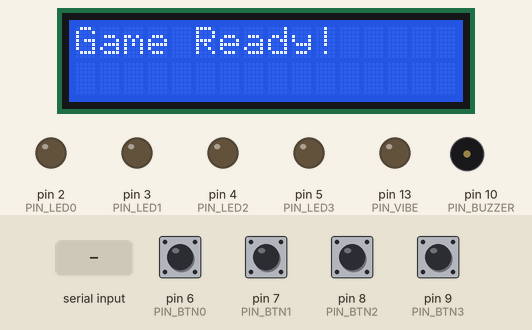
Bench run of a sketch on a simulated Arduino Uno, built with avr-gcc and run on an emulated ATmega328P. On the bench: 16×2 character LCD, output pins drawn as LEDs (lit = HIGH), buzzer (waves = sounding). Inputs (shaded band) come from the test bench; at power-on: pin 6 (PIN_BTN0), pin 7 (PIN_BTN1), pin 8 (PIN_BTN2), pin 9 (PIN_BTN3) HIGH. What the sketch prints to the serial monitor is not drawn.

Above: at 2.1 s.
2.2 s: pin 6 (PIN_BTN0) pulled LOW for 0.15 s
At 2.9 s:
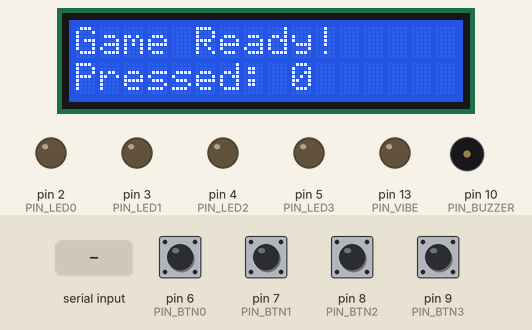
3.9 s: "O90\n" received over the second serial link
At 5.3 s:
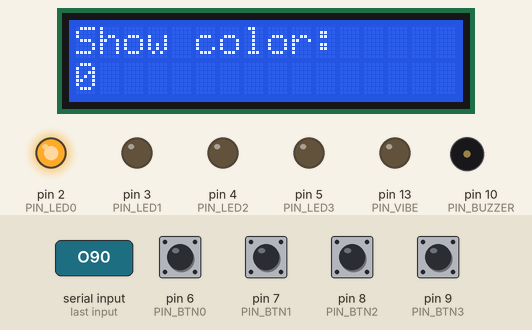
6.1 s: pin 7 (PIN_BTN1) pulled LOW for 0.15 s
At 7.0 s:
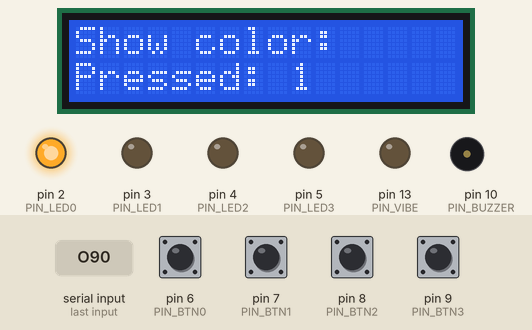
7.8 s: "X90\n" received over the second serial link
At 7.91 s:
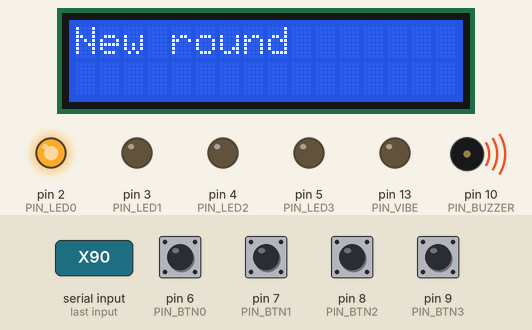
9.5 s: "W90\n" received over the second serial link
At 10.43 s:
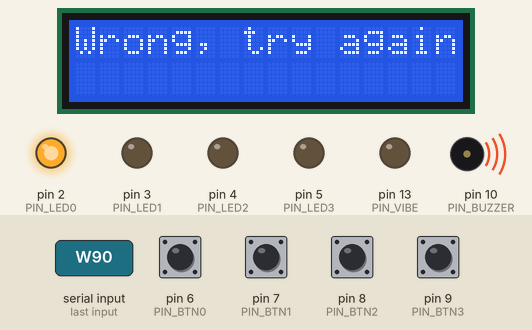
12.0 s: "V90\n" received over the second serial link
At 12.31 s:
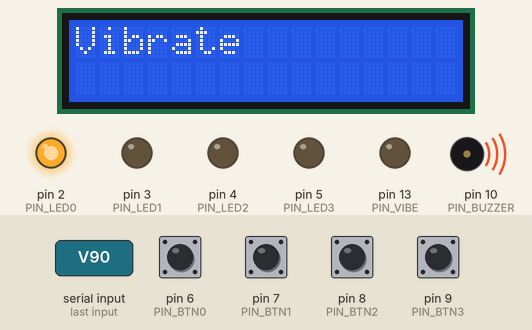
Timing chart, 0 to 14.9 s (numbered marks = the images above; inputs shaded):
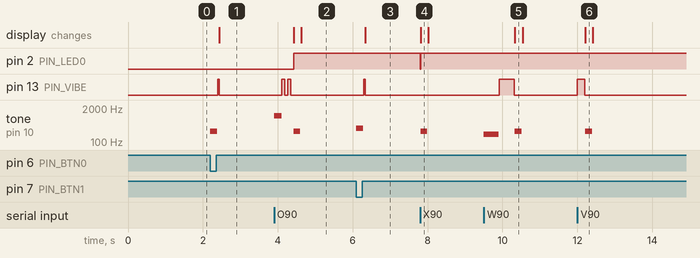

The sketch:

sketch_nov19a.ino
```cpp
// GameController.ino  (single-file version) - using hd44780_I2Cexp (no LiquidCrystal_I2C)


#include <SoftwareSerial.h>
#include <Wire.h>
#include <hd44780.h>
#include <hd44780ioClass/hd44780_I2Cexp.h>


// Auto-detect I2C LCD backpack (no need for 0x27/0x3F address)
hd44780_I2Cexp lcd;


// XBee stays on pins 11/12 (3.3 V power to XBee!)
SoftwareSerial mySerial(11, 12);   // RX, TX


const int PIN_LED0 = 2;
const int PIN_LED1 = 3;
const int PIN_LED2 = 4;
const int PIN_LED3 = 5;


const int PIN_BTN0 = 6;
const int PIN_BTN1 = 7;
const int PIN_BTN2 = 8;
const int PIN_BTN3 = 9;


// Buzzer & Vibration motor pins
const int PIN_BUZZER = 10;  // passive buzzer + to D13, - to GND
const int PIN_VIBE   = 13;  // LilyPad vibe + to D10, - to GND


// -------- FEEDBACK FUNCTIONS --------
void clearLeds() {
  digitalWrite(PIN_LED0, LOW);
  digitalWrite(PIN_LED1, LOW);
  digitalWrite(PIN_LED2, LOW);
  digitalWrite(PIN_LED3, LOW);
}


void showColor(int idx) {
  clearLeds();
  int pin = PIN_LED0;
  if (idx == 1)      pin = PIN_LED1;
  else if (idx == 2) pin = PIN_LED2;
  else if (idx == 3) pin = PIN_LED3;
  digitalWrite(pin, HIGH);
}


// Buzzer helpers
void okBeep()    { tone(PIN_BUZZER, 1000, 200); delay(210); }
void errorBeep() { tone(PIN_BUZZER,  200, 400); delay(410); }

// 🎵 New: note for each color
void playColorTone(int idx) {
  // simple scale: change these if you want
  const int freqs[4] = {
    262,  // C4  - color 0 (e.g., RED)
    330,  // E4  - color 1 (BLUE)
    392,  // G4  - color 2 (GREEN)
    494   // B4  - color 3 (YELLOW)
  };

  if (idx < 0 || idx > 3) return;

  tone(PIN_BUZZER, freqs[idx], 180);  // play for ~180 ms
  delay(190);                         // small wait so tones don't overlap
}

// Vibration helpers
void vibrateMs(unsigned long ms) { digitalWrite(PIN_VIBE, HIGH); delay(ms); digitalWrite(PIN_VIBE, LOW); }
void vibeOK() { for (int i=0;i<2;i++){ digitalWrite(PIN_VIBE,HIGH); delay(80); digitalWrite(PIN_VIBE,LOW); delay(70);} }
void vibeFail(){ vibrateMs(400); }


// Combo effects
void fxOK()   { okBeep();   vibeOK();  }
void fxFail() { errorBeep(); vibeFail(); }


// -------- BUTTON / SERIAL LOGIC --------
unsigned long lastBtnTime[4] = {0,0,0,0};
const unsigned long debounceMs = 150;


// -------- LCD helper --------
void lcdMsg(const char* line1, const char* line2 = "") {
  lcd.clear();
  lcd.setCursor(0, 0); lcd.print(line1);
  lcd.setCursor(0, 1); lcd.print(line2);
}


// -------- SETUP --------
void setup() {
  // LCD init (auto-detect backpack)
  int status = lcd.begin(16, 2);   // 16x2 LCD
  (void)status;                    // ignore status for now
  lcd.backlight();
  lcdMsg("Game Ready!");
  delay(800);


  // Serial links
  Serial.begin(9600);    // optional local debug
  mySerial.begin(9600);  // XBee / other Arduino link


  // I/O
  pinMode(PIN_LED0, OUTPUT);
  pinMode(PIN_LED1, OUTPUT);
  pinMode(PIN_LED2, OUTPUT);
  pinMode(PIN_LED3, OUTPUT);


  pinMode(PIN_BTN0, INPUT_PULLUP);
  pinMode(PIN_BTN1, INPUT_PULLUP);
  pinMode(PIN_BTN2, INPUT_PULLUP);
  pinMode(PIN_BTN3, INPUT_PULLUP);


  pinMode(PIN_BUZZER, OUTPUT);
  pinMode(PIN_VIBE, OUTPUT);
  digitalWrite(PIN_VIBE, LOW);


  clearLeds();
  mySerial.println("GameController ready");
}


// -------- HANDLERS --------
void handleSerialCommand() {
  if (!mySerial.available()) return;
  char c = (char)mySerial.read();

  if (c >= '0' && c <= '3') {
    int idx = c - '0';
    showColor(idx);
    playColorTone(idx);  // 🎵 play note for this LED/color

    // LCD: show which color index was requested
    lcd.clear();
    lcd.setCursor(0,0); lcd.print("Show color:");
    lcd.setCursor(0,1); lcd.print(idx);
  }
  else if (c == 'X') {
    clearLeds();
    lcdMsg("New round");
  }
  else if (c == 'O') {
    fxOK();
    lcdMsg("Correct!");
  }
  else if (c == 'W') {
    fxFail();
    lcdMsg("Wrong, try again");
  }
  else if (c == 'V') {
    vibrateMs(200);
    lcdMsg("Vibrate");
  }
}


// void handleButtons() {
//   int pins[4] = {PIN_BTN0, PIN_BTN1, PIN_BTN2, PIN_BTN3};


//   for (int i = 0; i < 4; i++) {
//     int state = digitalRead(pins[i]); // LOW = pressed (INPUT_PULLUP)
//     if (state == LOW) {
//       unsigned long now = millis();
//       if (now - lastBtnTime[i] > debounceMs) {
//         // haptic tick
//         digitalWrite(PIN_VIBE, HIGH); delay(40); digitalWrite(PIN_VIBE, LOW);


//         // notify peer as '0'..'3'
//         mySerial.write('0' + i);
//         lastBtnTime[i] = now;


//         // LCD quick status
//         lcd.setCursor(0,1);
//         lcd.print("Pressed: ");
//         lcd.print(i);
//         lcd.print("   "); // pad to clear leftovers
//       }
//     }
//   }
// }
int lastBtnState[4] = {HIGH, HIGH, HIGH, HIGH};  // previous reading for each button

void handleButtons() {
  int pins[4] = {PIN_BTN0, PIN_BTN1, PIN_BTN2, PIN_BTN3};

  for (int i = 0; i < 4; i++) {
    int state = digitalRead(pins[i]); // current state
    unsigned long now = millis();

    // We only care when it changes from HIGH -> LOW (new press)
    if (state == LOW && lastBtnState[i] == HIGH && (now - lastBtnTime[i] > debounceMs)) {

  // notify PC as '0'..'3'
  mySerial.write('0' + i);

  // DEBUG
  Serial.print("BUTTON SENT INDEX: ");
  Serial.println(i);

  // 🎵 play note for this button/color
  playColorTone(i);

  // haptic tick
  digitalWrite(PIN_VIBE, HIGH); delay(40); digitalWrite(PIN_VIBE, LOW);

  lastBtnTime[i] = now;

  // LCD quick status
  lcd.setCursor(0,1);
  lcd.print("Pressed: ");
  lcd.print(i);
  lcd.print("   ");
}


    // update last state
    lastBtnState[i] = state;
  }
}


// -------- LOOP --------
void loop() {
  handleSerialCommand();
  handleButtons();
}
```

Measured:
- after the input at 2.2 s, pin 13 (PIN_VIBE): LOW → HIGH after 0.19 s, → LOW 0.04 s later; tone on pin 10 (PIN_BUZZER): silent → 262 Hz at once, → silent 0.18 s later; the display: changes after 0.24 s (image 1)
- after the input at 3.9 s, pin 2 (PIN_LED0): LOW → HIGH after 0.52 s; pin 13 (PIN_VIBE): alternates HIGH for 0.08 s and LOW for 0.07 s, 4 changes in all, then stays LOW, starting after 0.21 s
- after the input at 6.1 s, pin 13 (PIN_VIBE): LOW → HIGH after 0.19 s, → LOW 0.04 s later; tone on pin 10 (PIN_BUZZER): silent → 330 Hz at once, → silent 0.18 s later; the display: changes after 0.24 s (image 3)
- after the input at 7.8 s, pin 2 (PIN_LED0): HIGH → LOW at once, → HIGH 0.01 s later; tone on pin 10 (PIN_BUZZER): silent → 262 Hz at once, → silent 0.18 s later; the display: changes at once (image 4)
- after the input at 9.5 s, pin 13 (PIN_VIBE): LOW → HIGH after 0.41 s, → LOW 0.40 s later; tone on pin 10 (PIN_BUZZER): silent → 200 Hz at once, → silent 0.40 s later, → 262 Hz 0.43 s later, → silent 0.18 s later; the display: changes after 0.83 s (image 5)
- after the input at 12.0 s, pin 13 (PIN_VIBE): LOW → HIGH at once, → LOW 0.20 s later; tone on pin 10 (PIN_BUZZER): silent → 262 Hz after 0.21 s, → silent 0.18 s later; the display: changes after 0.21 s (image 6)
